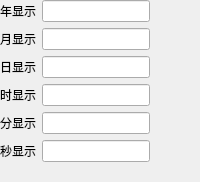
          <widget class="QWidget" name="disDatetimepage">
           <layout class="QGridLayout" name="gridLayout_18">
            <property name="leftMargin">
             <number>0</number>
            </property>
            <property name="topMargin">
             <number>0</number>
            </property>
            <property name="rightMargin">
             <number>0</number>
            </property>
            <property name="bottomMargin">
             <number>0</number>
            </property>
            <item row="0" column="0">
             <layout class="QHBoxLayout" name="horizontalLayout_39">
              <item>
               <widget class="QLabel" name="label_60">
                <property name="enabled">
                 <bool>true</bool>
                </property>
                <property name="text">
                 <string>年显示</string>
                </property>
               </widget>
              </item>
              <item>
               <widget class="QLineEdit" name="disDatetimeYear"/>
              </item>
              <item>
               <spacer name="horizontalSpacer_29">
                <property name="orientation">
                 <enum>Qt::Horizontal</enum>
                </property>
                <property name="sizeHint" stdset="0">
                 <size>
                  <width>40</width>
                  <height>20</height>
                 </size>
                </property>
               </spacer>
              </item>
             </layout>
            </item>
            <item row="1" column="0">
             <layout class="QHBoxLayout" name="horizontalLayout_40">
              <item>
               <widget class="QLabel" name="label_61">
                <property name="enabled">
                 <bool>true</bool>
                </property>
                <property name="text">
                 <string>月显示</string>
                </property>
               </widget>
              </item>
              <item>
               <widget class="QLineEdit" name="disDatetimeMon"/>
              </item>
              <item>
               <spacer name="horizontalSpacer_30">
                <property name="orientation">
                 <enum>Qt::Horizontal</enum>
                </property>
                <property name="sizeHint" stdset="0">
                 <size>
                  <width>40</width>
                  <height>20</height>
                 </size>
                </property>
               </spacer>
              </item>
             </layout>
            </item>
            <item row="2" column="0">
             <layout class="QHBoxLayout" name="horizontalLayout_41">
              <item>
               <widget class="QLabel" name="label_62">
                <property name="enabled">
                 <bool>true</bool>
                </property>
                <property name="text">
                 <string>日显示</string>
                </property>
               </widget>
              </item>
              <item>
               <widget class="QLineEdit" name="disDatetimeDay"/>
              </item>
              <item>
               <spacer name="horizontalSpacer_31">
                <property name="orientation">
                 <enum>Qt::Horizontal</enum>
                </property>
                <property name="sizeHint" stdset="0">
                 <size>
                  <width>40</width>
                  <height>20</height>
                 </size>
                </property>
               </spacer>
              </item>
             </layout>
            </item>
            <item row="3" column="0">
             <layout class="QHBoxLayout" name="horizontalLayout_42">
              <item>
               <widget class="QLabel" name="label_63">
                <property name="enabled">
                 <bool>true</bool>
                </property>
                <property name="text">
                 <string>时显示</string>
                </property>
               </widget>
              </item>
              <item>
               <widget class="QLineEdit" name="disDatetimeHour"/>
              </item>
              <item>
               <spacer name="horizontalSpacer_32">
                <property name="orientation">
                 <enum>Qt::Horizontal</enum>
                </property>
                <property name="sizeHint" stdset="0">
                 <size>
                  <width>40</width>
                  <height>20</height>
                 </size>
                </property>
               </spacer>
              </item>
             </layout>
            </item>
            <item row="4" column="0">
             <layout class="QHBoxLayout" name="horizontalLayout_44">
              <item>
               <widget class="QLabel" name="label_65">
                <property name="enabled">
                 <bool>true</bool>
                </property>
                <property name="text">
                 <string>分显示</string>
                </property>
               </widget>
              </item>
              <item>
               <widget class="QLineEdit" name="disDatetimeMin"/>
              </item>
              <item>
               <spacer name="horizontalSpacer_34">
                <property name="orientation">
                 <enum>Qt::Horizontal</enum>
                </property>
                <property name="sizeHint" stdset="0">
                 <size>
                  <width>40</width>
                  <height>20</height>
                 </size>
                </property>
               </spacer>
              </item>
             </layout>
            </item>
            <item row="5" column="0">
             <layout class="QHBoxLayout" name="horizontalLayout_43">
              <item>
               <widget class="QLabel" name="label_64">
                <property name="enabled">
                 <bool>true</bool>
                </property>
                <property name="text">
                 <string>秒显示</string>
                </property>
               </widget>
              </item>
              <item>
               <widget class="QLineEdit" name="disDatetimeSec"/>
              </item>
              <item>
               <spacer name="horizontalSpacer_33">
                <property name="orientation">
                 <enum>Qt::Horizontal</enum>
                </property>
                <property name="sizeHint" stdset="0">
                 <size>
                  <width>40</width>
                  <height>20</height>
                 </size>
                </property>
               </spacer>
              </item>
             </layout>
            </item>
            <item row="6" column="0">
             <spacer name="verticalSpacer_11">
              <property name="orientation">
               <enum>Qt::Vertical</enum>
              </property>
              <property name="sizeHint" stdset="0">
               <size>
                <width>20</width>
                <height>20</height>
               </size>
              </property>
             </spacer>
            </item>
           </layout>
          </widget>
